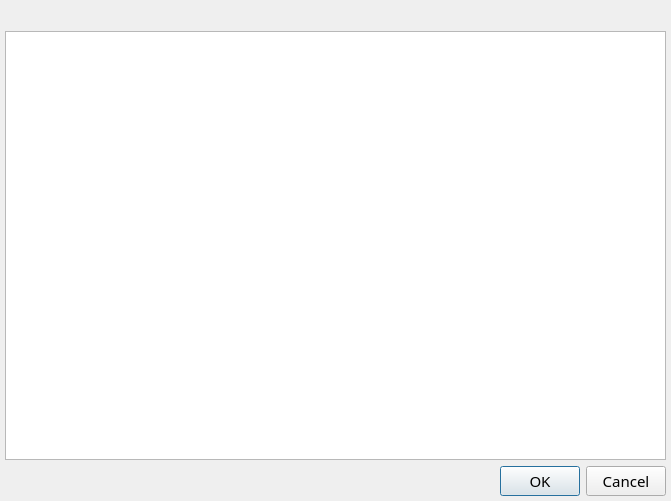
<?xml version="1.0" encoding="UTF-8"?>
<ui version="4.0">
 <class>DialogUpdateInfo</class>
 <widget class="QDialog" name="DialogUpdateInfo">
  <property name="geometry">
   <rect>
    <x>0</x>
    <y>0</y>
    <width>671</width>
    <height>501</height>
   </rect>
  </property>
  <property name="font">
   <font>
    <family>HarmonyOS Sans SC</family>
    <pointsize>11</pointsize>
   </font>
  </property>
  <property name="windowTitle">
   <string>BiliDownloader - Nueva versión</string>
  </property>
  <layout class="QVBoxLayout" name="verticalLayout">
   <property name="leftMargin">
    <number>5</number>
   </property>
   <property name="topMargin">
    <number>5</number>
   </property>
   <property name="rightMargin">
    <number>5</number>
   </property>
   <property name="bottomMargin">
    <number>5</number>
   </property>
   <item>
    <widget class="QLabel" name="label_version">
     <property name="text">
      <string/>
     </property>
    </widget>
   </item>
   <item>
    <widget class="QTextEdit" name="text_info">
     <property name="readOnly">
      <bool>true</bool>
     </property>
    </widget>
   </item>
   <item>
    <widget class="QDialogButtonBox" name="buttonBox">
     <property name="orientation">
      <enum>Qt::Orientation::Horizontal</enum>
     </property>
     <property name="standardButtons">
      <set>QDialogButtonBox::StandardButton::Cancel|QDialogButtonBox::StandardButton::Ok</set>
     </property>
    </widget>
   </item>
  </layout>
 </widget>
 <resources/>
 <connections>
  <connection>
   <sender>buttonBox</sender>
   <signal>accepted()</signal>
   <receiver>DialogUpdateInfo</receiver>
   <slot>accept()</slot>
   <hints>
    <hint type="sourcelabel">
     <x>223</x>
     <y>281</y>
    </hint>
    <hint type="destinationlabel">
     <x>157</x>
     <y>274</y>
    </hint>
   </hints>
  </connection>
  <connection>
   <sender>buttonBox</sender>
   <signal>rejected()</signal>
   <receiver>DialogUpdateInfo</receiver>
   <slot>reject()</slot>
   <hints>
    <hint type="sourcelabel">
     <x>291</x>
     <y>287</y>
    </hint>
    <hint type="destinationlabel">
     <x>286</x>
     <y>274</y>
    </hint>
   </hints>
  </connection>
 </connections>
</ui>
